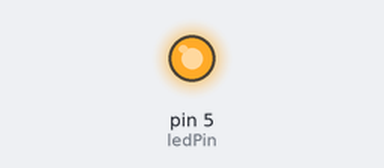
A sketch run on a simulated Arduino Uno, built with avr-gcc and run on an emulated ATmega328P. Shown: output pins drawn as LEDs (lit = HIGH).

Above: at 1.5 s.
At 3.5 s:
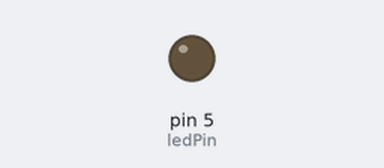
Timing chart, 0 to 5.2 s (numbered marks = the images above):
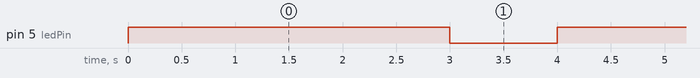

Measured:
- by itself, pin 5 (ledPin): alternates HIGH for 3.0 s and LOW for 1.0 s

The sketch:

taskA1.ino
```cpp
#include "Arduino_FreeRTOS.h"
#define ledPin 5

void ledTask(void* pvParam)
{
  for(;;)
  {
    digitalWrite(ledPin, HIGH);
    //vTaskDelay(pdMS_TO_TICKS(3000));
    delay(3000);
    digitalWrite(ledPin, LOW);
    //vTaskDelay(pdMS_TO_TICKS(1000));
    delay(1000);
  }
}

void setup() {
  Serial.begin(9600);
  pinMode(ledPin, OUTPUT);
  xTaskCreate(ledTask, "task1",  128, NULL, 0, NULL);

}

void loop() {
  // put your main code here, to run repeatedly:
  // put your main code here, to run repeatedly
}
```
